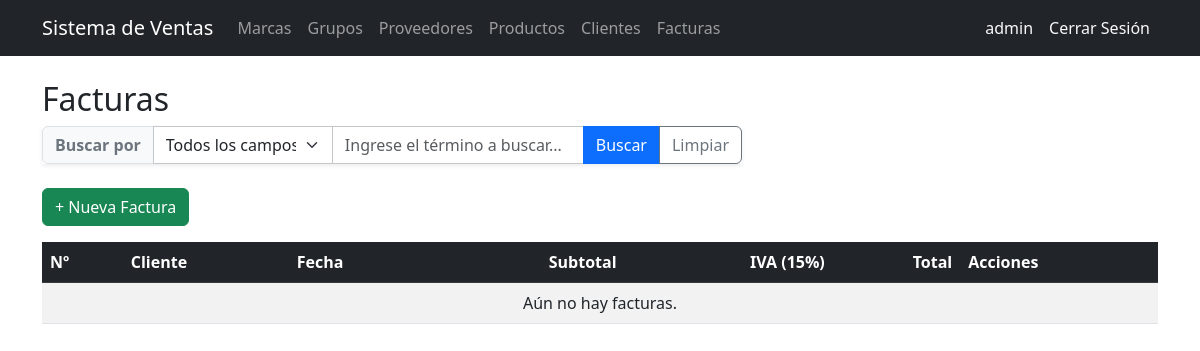
The page /invoices/ (signed in) on the database as committed earlier.
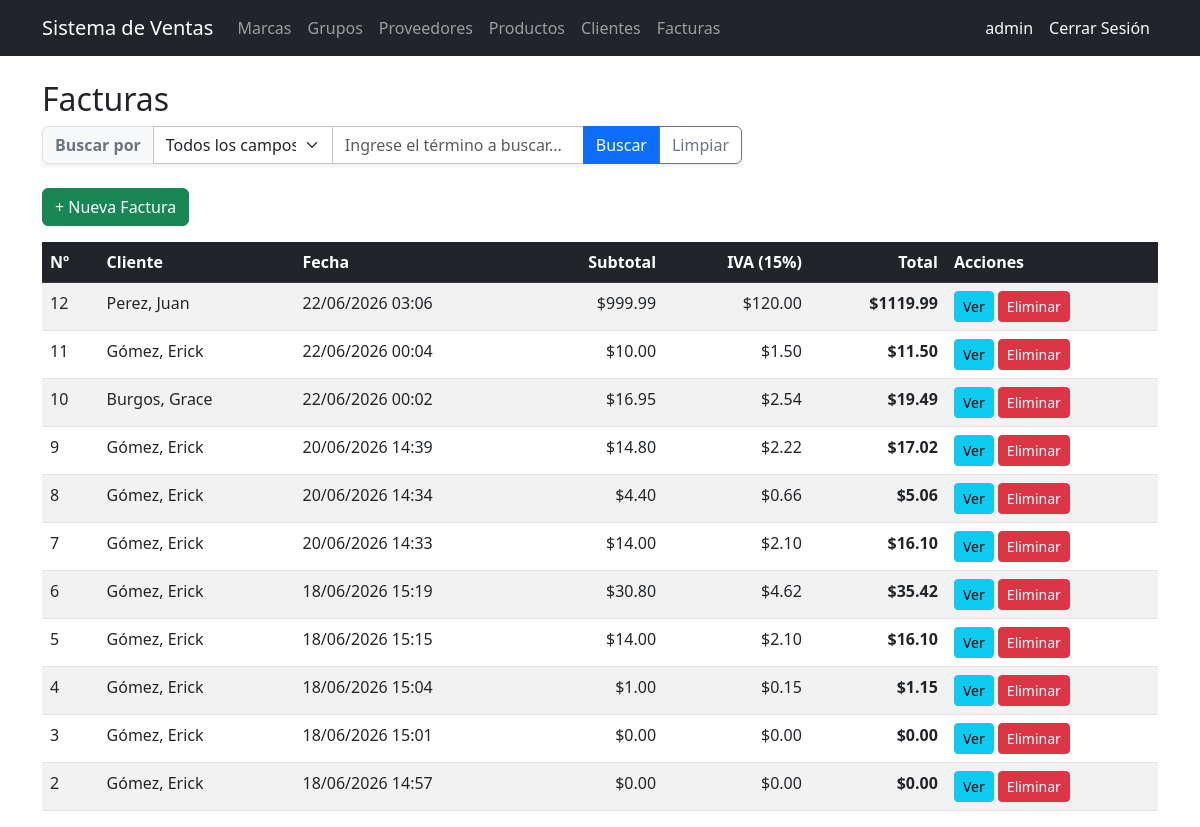
The same page on the database as committed later.
### billing/models.py (models this page shows, shortened)
class Invoice(models.Model):
    customer = models.ForeignKey(Customer, on_delete=models.PROTECT, related_name='invoices')
    invoice_date = models.DateTimeField(auto_now_add=True)
    subtotal = models.DecimalField(max_digits=12, decimal_places=2, default=0)
    tax = models.DecimalField(max_digits=12, decimal_places=2, default=0)
    total = models.DecimalField(max_digits=12, decimal_places=2, default=0)
    is_active = models.BooleanField(default=True)
    class Meta: ordering = ['-invoice_date']

class Customer(models.Model):
    dni = models.CharField(max_length=13, unique=True, verbose_name='DNI/RUC', validators=[validate_cedula_ec])
    first_name = models.CharField(max_length=100)
    last_name = models.CharField(max_length=100)
    email = models.EmailField(blank=True, null=True)
    phone = models.CharField(max_length=20, blank=True, null=True)
    address = models.TextField(blank=True, null=True)
    is_active = models.BooleanField(default=True)
    created_at = models.DateTimeField(auto_now_add=True)
    updated_at = models.DateTimeField(auto_now=True)
    class Meta:
        ordering = ['last_name', 'first_name']
    def __str__(self): return f'{self.last_name}, {self.first_name}'

### billing/views.py (the view, shortened to what this page needs)
# urls.py: path('invoices/', views.InvoiceListView.as_view(), name='invoice_list'),
class InvoiceListView(LoginRequiredMixin, ListView):
    model = Invoice
    template_name = 'billing/invoice_list.html'
    context_object_name = 'items'
    def get_queryset(self):
        queryset = super().get_queryset()
        search_field = self.request.GET.get('search_field', 'all').strip()
        search_value = self.request.GET.get('search_value', '').strip()
        return queryset
    def get_context_data(self, **kwargs):
        context = super().get_context_data(**kwargs)
        context['search_field'] = self.request.GET.get('search_field', 'all').strip()
        context['search_value'] = self.request.GET.get('search_value', '').strip()
        return context

### billing/templates/billing/invoice_list.html (shortened to what this page needs)
{% extends 'billing/base.html' %}
{% block content %}
<h2>Facturas</h2>
<form method="get" class="mb-4">
  <div class="input-group shadow-sm" style="max-width: 700px;">
    <span class="input-group-text bg-light fw-bold text-secondary">Buscar por</span>
    <select name="search_field" id="search_field" class="form-select border-secondary-subtle" style="max-width: 180px;">
      <option value="all" {% if search_field == 'all' %}selected{% endif %}>Todos los campos</option>
    </select>
    <input type="text" name="search_value" id="search_value" class="form-control border-secondary-subtle"
      placeholder="Ingrese el término a buscar..." value="{{ search_value }}">
    <button type="submit" class="btn btn-primary">Buscar</button>
    <a href="{% url 'billing:invoice_list' %}" class="btn btn-outline-secondary">Limpiar</a>
  </div>
</form>
<div class="mb-3">
  <a href="{% url 'billing:invoice_create' %}" class="btn btn-success">+ Nueva Factura</a>
</div>
<table class="table table-striped table-hover">
  <thead class="table-dark">
    <tr>
      <th>Nº</th>
      <th>Cliente</th>
      <th>Fecha</th>
      <th class="text-end">Subtotal</th>
      <th class="text-end">IVA (15%)</th>
      <th class="text-end">Total</th>
      <th>Acciones</th>
    </tr>
  </thead>
  <tbody>
    {% for inv in items %}
    <tr>
      <td>{{ inv.id }}</td>
      <td>{{ inv.customer }}</td>
      <td>{{ inv.invoice_date|date:"d/m/Y H:i" }}</td>
      <td class="text-end">${{ inv.subtotal }}</td>
      <td class="text-end">${{ inv.tax }}</td>
      <td class="text-end fw-bold">${{ inv.total }}</td>
      <td>
        <a href="{% url 'billing:invoice_detail' inv.pk %}" class="btn btn-sm btn-info">Ver</a>
        <a href="{% url 'billing:invoice_delete' inv.pk %}" class="btn btn-sm btn-danger">Eliminar</a>
      </td>
    </tr>
    {% empty %}
    <tr>
      <td colspan="7" class="text-center">Aún no hay facturas.</td>
    </tr>
    {% endfor %}
  </tbody>
</table>
{% endblock %}

Rows that differ between the two databases and show on the page:
added Invoice: id "12", customer "Perez, Juan", invoice_date "22/06/2026 03:06", subtotal "999.99", tax "120.00", total "1119.99"
added Invoice: id "11", customer "Gómez, Erick", invoice_date "22/06/2026 00:04", subtotal "10.00", tax "1.50", total "11.50"
added Invoice: id "10", customer "Burgos, Grace", invoice_date "22/06/2026 00:02", subtotal "16.95", tax "2.54", total "19.49"
added Invoice: id "9", customer "Gómez, Erick", invoice_date "20/06/2026 14:39", subtotal "14.80", tax "2.22", total "17.02"
added Invoice: id "8", customer "Gómez, Erick", invoice_date "20/06/2026 14:34", subtotal "4.40", tax "0.66", total "5.06"
added Invoice: id "7", customer "Gómez, Erick", invoice_date "20/06/2026 14:33", subtotal "14.00", tax "2.10", total "16.10"
added Invoice: id "6", customer "Gómez, Erick", invoice_date "18/06/2026 15:19", subtotal "30.80", tax "4.62", total "35.42"
added Invoice: id "5", customer "Gómez, Erick", invoice_date "18/06/2026 15:15", subtotal "14.00", tax "2.10", total "16.10"
added Invoice: id "4", customer "Gómez, Erick", invoice_date "18/06/2026 15:04", subtotal "1.00", tax "0.15", total "1.15"
added Invoice: id "3", customer "Gómez, Erick", invoice_date "18/06/2026 15:01", subtotal "0.00", tax "0.00", total "0.00"
added Invoice: id "2", customer "Gómez, Erick", invoice_date "18/06/2026 14:57", subtotal "0.00", tax "0.00", total "0.00"
Other text that changed with them:
text no longer shown: "Aún no hay facturas."
